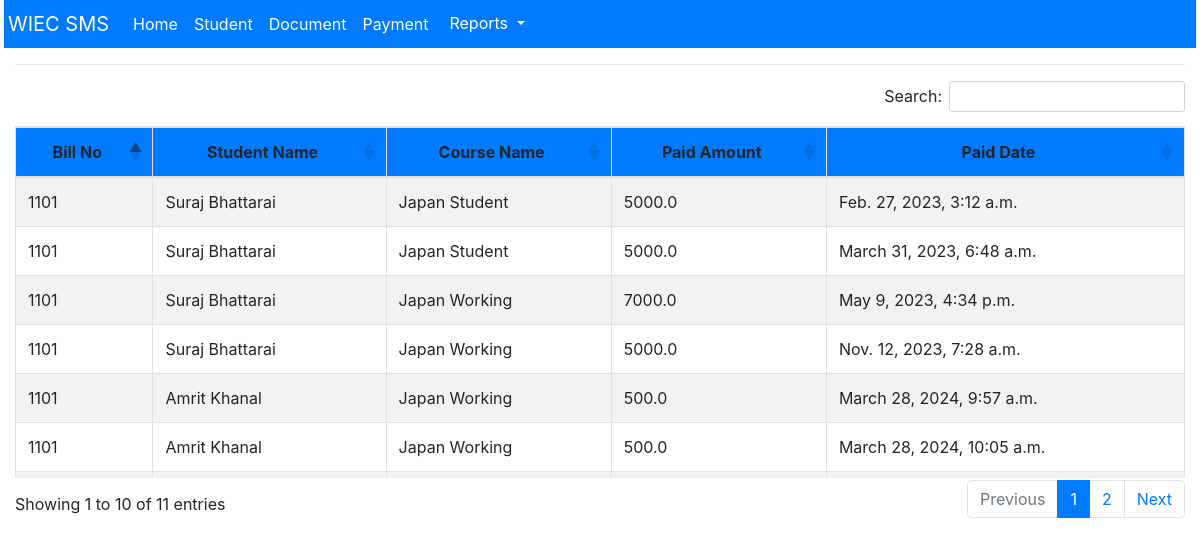
The app's page /payment-report with its own data.
### student/models.py (models this page shows, shortened)
class Payment_History(models.Model):
	bill_no = models.IntegerField(blank = True , null=True)
	student_name = models.CharField(max_length= 100 , blank=True , null=True)
	course_name = models.CharField(max_length= 100 , blank=True , null=True)
	paid_amount = models.FloatField(blank = True , null = True , default ="0")
	paid_date = models.DateTimeField(auto_now_add=True , auto_now=False)

### student/views.py (the view)
# urls.py: path('payment-report' , PaymentReport , name = "payment-report"),
def PaymentReport(request):
	queryset = Payment_History.objects.all()
	context ={
	"queryset":queryset,
	}
	return render(request , "payment_report.html", context)

### student/templates/payment_report.html
{%extends 'base.html'%}
{% block main %}
<div class ="container-fluid">
    <hr>
<table id="example" class=" table table-striped table-bordered" style="width:100%">
        <thead>
            <tr class ="bg-primary">
                <th class ="text-center">Bill No</th>
                <th class ="text-center">Student Name</th>
                <th class ="text-center">Course Name</th>
                <th class ="text-center">Paid Amount</th>
                <th class ="text-center">Paid Date</th>
            </tr>
        </thead>
        <tbody>
            {% for instance in queryset %}
            <tr>
                <td>{{instance.bill_no}}</td>
                <td>{{instance.student_name}}</td>
                <td>{{instance.course_name}}</td>
                <td>{{instance.paid_amount}}</td>
                <td>{{instance.paid_date}}</td>
            </tr>
            {% endfor %}
        </tbody>
    </table>
</div>
{% endblock %}

### records on screen
Payment_History: bill_no "1101", student_name "Suraj Bhattarai", course_name "Japan Student", paid_amount "5000.0", paid_date "Feb. 27, 2023, 3:12 a.m."
Payment_History: bill_no "1101", student_name "Suraj Bhattarai", course_name "Japan Student", paid_amount "5000.0", paid_date "March 31, 2023, 6:48 a.m."
Payment_History: bill_no "1101", student_name "Suraj Bhattarai", course_name "Japan Working", paid_amount "7000.0", paid_date "May 9, 2023, 4:34 p.m."
Payment_History: bill_no "1101", student_name "Suraj Bhattarai", course_name "Japan Working", paid_amount "5000.0", paid_date "Nov. 12, 2023, 7:28 a.m."
Payment_History: bill_no "1101", student_name "Amrit Khanal", course_name "Japan Working", paid_amount "500.0", paid_date "March 28, 2024, 9:57 a.m."
Payment_History: bill_no "1101", student_name "Amrit Khanal", course_name "Japan Working", paid_amount "500.0", paid_date "March 28, 2024, 10:05 a.m."
